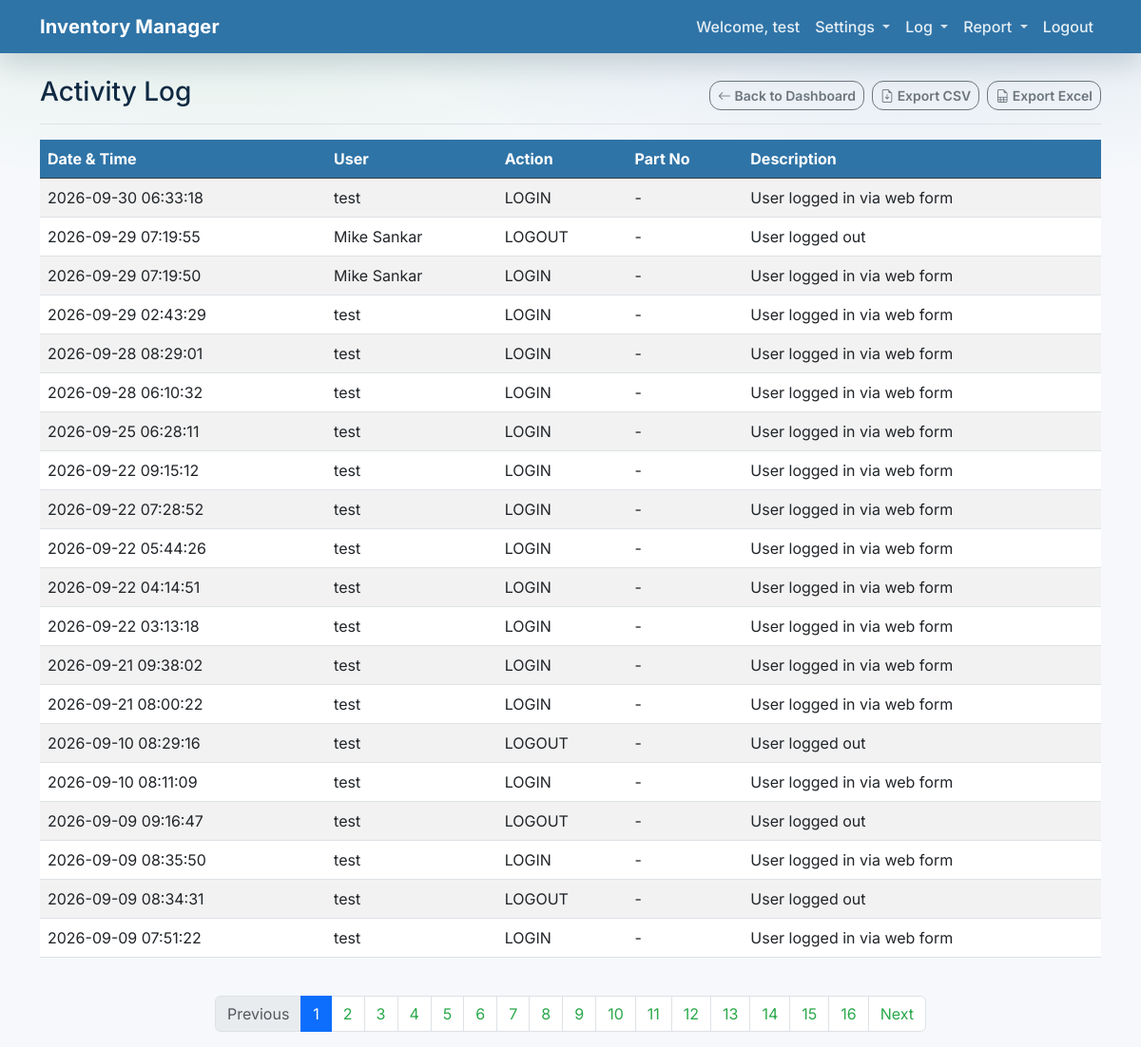
The page /activity-log (signed in) on the database its author committed.
### app/models.py (models this page shows)
class User(Base):
    __tablename__ = "users"
    id = Column(Integer, primary_key=True, index=True)
    email = Column(String, unique=True, index=True)
    hashed_password = Column(String)
    full_name = Column(String, nullable=True)
    is_active = Column(Boolean, default=True)
    is_admin = Column(Boolean, default=False)

class ActivityLog(Base):
    __tablename__ = "activity_logs"
    id = Column(Integer, primary_key=True, index=True)
    user_id = Column(Integer, ForeignKey("users.id"), nullable=True)
    action = Column(String, index=True)
    part_id = Column(Integer, ForeignKey("sku_parts.id"), nullable=True)
    description = Column(String, nullable=True)
    created_at = Column(DateTime(timezone=True), server_default=func.now())
    user = relationship("User")
    part = relationship("SkuPart")

### app/main.py (the view)
@app.get("/activity-log", response_class=HTMLResponse)
async def activity_log(
    request: Request,
    page: int = 1,
    limit: int = 20,
    db: Session = Depends(get_db),
):
    user = await auth.get_current_user_from_cookie(request, db)
    if not user:
        return RedirectResponse(url="/login?session_expired=true")
    skip = (page - 1) * limit
    logs, total_count = crud.get_activity_logs(db, skip=skip, limit=limit)
    total_pages = (total_count + limit - 1) // limit
    return templates.TemplateResponse(
        request,
        "activity_log.html",
        {
            "request": request,
            "user": user,
            "logs": logs,
            "page": page,
            "limit": limit,
            "total_pages": total_pages,
            "total_count": total_count,
        },
    )

### app/templates/activity_log.html (shortened to what this page needs)
{% extends "base.html" %}
{% block content %}
<div class="d-flex justify-content-between flex-wrap flex-md-nowrap align-items-center pb-2 mb-3 border-bottom">
    <h2 class="h3">Activity Log</h2>
    <div class="btn-toolbar mb-2 mb-md-0 gap-2">
        <a href="/" class="btn btn-outline-secondary btn-sm">
            <i class="bi bi-arrow-left"></i> Back to Dashboard
        </a>
        <a href="/export/activity-log.csv" class="btn btn-sm btn-outline-secondary">
            <i class="bi bi-file-earmark-arrow-down"></i> Export CSV
        </a>
        <a href="/export/activity-log.xlsx" class="btn btn-sm btn-outline-secondary">
            <i class="bi bi-file-earmark-spreadsheet"></i> Export Excel
        </a>
    </div>
</div>
<div class="table-responsive">
    <table class="table table-striped table-hover align-middle">
        <thead class="table-dark">
            <tr>
                <th scope="col">Date &amp; Time</th>
                <th scope="col">User</th>
                <th scope="col">Action</th>
                <th scope="col">Part No</th>
                <th scope="col">Description</th>
            </tr>
        </thead>
        <tbody>
            {% for log in logs %}
            <tr>
                <td>{{ log.created_at.strftime("%Y-%m-%d %H:%M:%S") if log.created_at else "" }}</td>
                <td>{{ log.user.full_name or log.user.email if log.user else "-" }}</td>
                <td>{{ log.action }}</td>
                <td>{{ log.part.sku if log.part else "-" }}</td>
                <td>{{ log.description or "" }}</td>
            </tr>
            {% else %}
            <tr>
                <td colspan="5" class="text-center py-4 text-muted">
                    No activity recorded yet.
                </td>
            </tr>
            {% endfor %}
        </tbody>
    </table>
</div>
<nav aria-label="Activity log pagination" class="mt-4">
    <ul class="pagination justify-content-center">
        <li class="page-item {% if page == 1 %}disabled{% endif %}">
            <a class="page-link" href="/activity-log?page={{ page - 1 }}&limit={{ limit }}">Previous</a>
        </li>
        {% for p in range(1, total_pages + 1) %}
        <li class="page-item {% if p == page %}active{% endif %}">
            <a class="page-link" href="/activity-log?page={{ p }}&limit={{ limit }}">{{ p }}</a>
        </li>
        {% endfor %}
        <li class="page-item {% if page == total_pages %}disabled{% endif %}">
            <a class="page-link" href="/activity-log?page={{ page + 1 }}&limit={{ limit }}">Next</a>
        </li>
    </ul>
</nav>
{% endblock %}

### app/templates/base.html (shortened to what this page needs)
<!DOCTYPE html>
<html lang="en">
<head>
    <link href="https://cdn.jsdelivr.net/npm/bootstrap@5.3.0/dist/css/bootstrap.min.css" rel="stylesheet">
    <link rel="stylesheet" href="https://cdn.jsdelivr.net/npm/bootstrap-icons@1.11.0/font/bootstrap-icons.css">
    <link rel="stylesheet" href="https://cdn.jsdelivr.net/npm/ag-grid-community/styles/ag-grid.css">
</head>
<body>
    {% block body_content %}
    <nav class="navbar navbar-expand-lg navbar-dark bg-primary mb-4">
        <div class="container">
            <a class="navbar-brand" href="/">Inventory Manager</a>
            <div class="collapse navbar-collapse" id="navbarNav">
                <ul class="navbar-nav ms-auto">
                    {% if user %}
                    <li class="nav-item">
                        <span class="nav-link text-white">Welcome, {{ user.full_name or user.email }}</span>
                    </li>
                    <li class="nav-item dropdown">
                        <a class="nav-link dropdown-toggle" href="#" id="settingsDropdown" role="button" data-bs-toggle="dropdown" aria-expanded="false">
                            Settings
                        </a>
                    </li>
                    <li class="nav-item dropdown">
                        <a class="nav-link dropdown-toggle" href="#" id="logDropdown" role="button" data-bs-toggle="dropdown" aria-expanded="false">
                            Log
                        </a>
                    </li>
                    <li class="nav-item dropdown">
                        <a class="nav-link dropdown-toggle" href="#" id="reportDropdown" role="button" data-bs-toggle="dropdown" aria-expanded="false">
                            Report
                        </a>
                    </li>
                    <li class="nav-item">
                        <a class="nav-link" href="/logout">Logout</a>
                    </li>
                    {% endif %}
                </ul>
            </div>
        </div>
    </nav>
    <div class="container">
        {% block content %}{% endblock %}
    </div>
    {% endblock %}
</body>
</html>

### app/templates/base.html (style rules this page uses)
:root { --bb-navy: #2f74a7; --bb-navy-hover: #275f88; --bb-teal: #2aa84a; --bb-teal-hover: #228a3d; --bb-bg: #f6f8fb; --bb-surface: #ffffff; --bb-border: #e6edf5; --bb-text: #102a43; --bb-muted: #6b7a90; --bs-primary: var(--bb-navy); --bs-link-color: var(--bb-teal); --bs-link-hover-color: var(--bb-teal-hover); --bs-body-font-family: Inter, system-ui, -apple-system, "Segoe UI", Roboto, "Helvetica Neue", Arial, "Noto Sans", "Liberation Sans", sans-serif; }
body { background: radial-gradient(900px 300px at 20% 0%, rgba(42, 168, 74, 0.10), rgba(42, 168, 74, 0.0) 65%), radial-gradient(900px 300px at 80% 0%, rgba(47, 116, 167, 0.12), rgba(47, 116, 167, 0.0) 65%), var(--bb-bg); color: var(--bb-text); }
.navbar.bg-primary { background-color: var(--bb-navy) !important; box-shadow: 0 10px 30px rgba(16, 42, 67, 0.18); }
.navbar-brand { font-weight: 700; letter-spacing: 0.2px; }
.nav-link { font-weight: 500; }
.navbar .nav-link { color: rgba(255, 255, 255, 0.88) !important; }
.navbar .dropdown-toggle::after { opacity: 0.9; }
.btn { border-radius: 12px; font-weight: 600; }
.table-dark { --bs-table-bg: var(--bb-navy); --bs-table-striped-bg: rgba(255, 255, 255, 0.04); --bs-table-striped-color: #ffffff; --bs-table-color: #ffffff; }

### rows shown on the page
User: full_name "test"
ActivityLog: created_at "2026-09-30 06:33:18", user "test", action "LOGIN", part "-", description "User logged in via web form"
ActivityLog: created_at "2026-09-29 07:19:55", user "Mike Sankar", action "LOGOUT", part "-", description "User logged out"
ActivityLog: created_at "2026-09-29 07:19:50", user "Mike Sankar", action "LOGIN", part "-", description "User logged in via web form"
ActivityLog: created_at "2026-09-29 02:43:29", user "test", action "LOGIN", part "-", description "User logged in via web form"
ActivityLog: created_at "2026-09-28 08:29:01", user "test", action "LOGIN", part "-", description "User logged in via web form"
ActivityLog: created_at "2026-09-28 06:10:32", user "test", action "LOGIN", part "-", description "User logged in via web form"
ActivityLog: created_at "2026-09-25 06:28:11", user "test", action "LOGIN", part "-", description "User logged in via web form"
ActivityLog: created_at "2026-09-22 09:15:12", user "test", action "LOGIN", part "-", description "User logged in via web form"
ActivityLog: created_at "2026-09-22 07:28:52", user "test", action "LOGIN", part "-", description "User logged in via web form"
ActivityLog: created_at "2026-09-22 05:44:26", user "test", action "LOGIN", part "-", description "User logged in via web form"
ActivityLog: created_at "2026-09-22 04:14:51", user "test", action "LOGIN", part "-", description "User logged in via web form"
ActivityLog: created_at "2026-09-22 03:13:18", user "test", action "LOGIN", part "-", description "User logged in via web form"
ActivityLog: created_at "2026-09-21 09:38:02", user "test", action "LOGIN", part "-", description "User logged in via web form"
ActivityLog: created_at "2026-09-21 08:00:22", user "test", action "LOGIN", part "-", description "User logged in via web form"
ActivityLog: created_at "2026-09-10 08:29:16", user "test", action "LOGOUT", part "-", description "User logged out"
ActivityLog: created_at "2026-09-10 08:11:09", user "test", action "LOGIN", part "-", description "User logged in via web form"
ActivityLog: created_at "2026-09-09 09:16:47", user "test", action "LOGOUT", part "-", description "User logged out"
ActivityLog: created_at "2026-09-09 08:35:50", user "test", action "LOGIN", part "-", description "User logged in via web form"
ActivityLog: created_at "2026-09-09 08:34:31", user "test", action "LOGOUT", part "-", description "User logged out"
ActivityLog: created_at "2026-09-09 07:51:22", user "test", action "LOGIN", part "-", description "User logged in via web form"

### other values the page prints
{{ p }} "1" "2" "3" "4" "5" "6" "7" "8" "9" "10" "11" "12" "13" "14" "15" "16"
